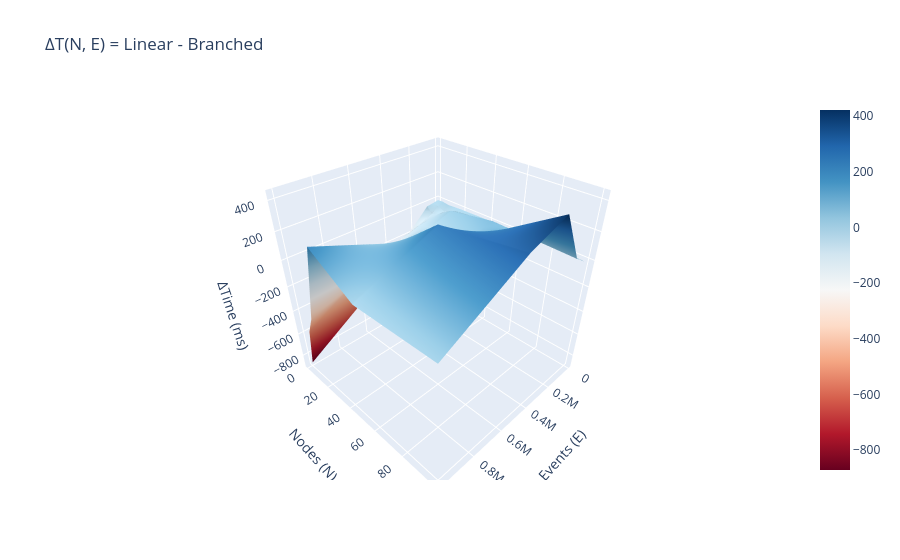

The code cell stored with this chart in its notebook:
### Code cell
Delta_T = TL - TB

fig = go.Figure(data=[go.Surface(z=Delta_T, x=E, y=N, colorscale='RdBu')])

fig.update_layout(
    title="ΔT(N, E) = Linear - Branched",
    scene={
        'xaxis_title': 'Events (E)',
        'yaxis_title': 'Nodes (N)',
        'zaxis_title': 'ΔTime (ms)'
    }
)

fig.show()

### Figure 1 — Plotly figure (JSON) as saved in the notebook; plotly's stock layout.template omitted (floating-point values rounded to 4 significant figures)
{"data": [{"colorscale": [[0, "rgb(103,0,31)"], [0.1, "rgb(178,24,43)"], [0.2, "rgb(214,96,77)"], [0.3, "rgb(244,165,130)"], [0.4, "rgb(253,219,199)"], [0.5, "rgb(247,247,247)"], [0.6, "rgb(209,229,240)"], [0.7, "rgb(146,197,222)"], [0.8, "rgb(67,147,195)"], [0.9, "rgb(33,102,172)"], [1, "rgb(5,48,97)"]], "type": "surface", "x": [10000, 50000, 100000, 250000, 500000, 1000000], "y": [1, 5, 10, 20, 50, 100], "z": [[-9, -16, -23, -182, -480, -871], [-5, -26, -68, -131, -205, -548], [-13, -47, -49, -72, -171, -402], [-6, -3, 23, -34, -40, 197], [0, 29, 79, 37, 243, -3], [-12, 24, 61, 421, 320, 9]]}], "layout": {"scene": {"xaxis": {"title": {"text": "Events (E)"}}, "yaxis": {"title": {"text": "Nodes (N)"}}, "zaxis": {"title": {"text": "ΔTime (ms)"}}}, "title": {"text": "ΔT(N, E) = Linear - Branched"}}}
